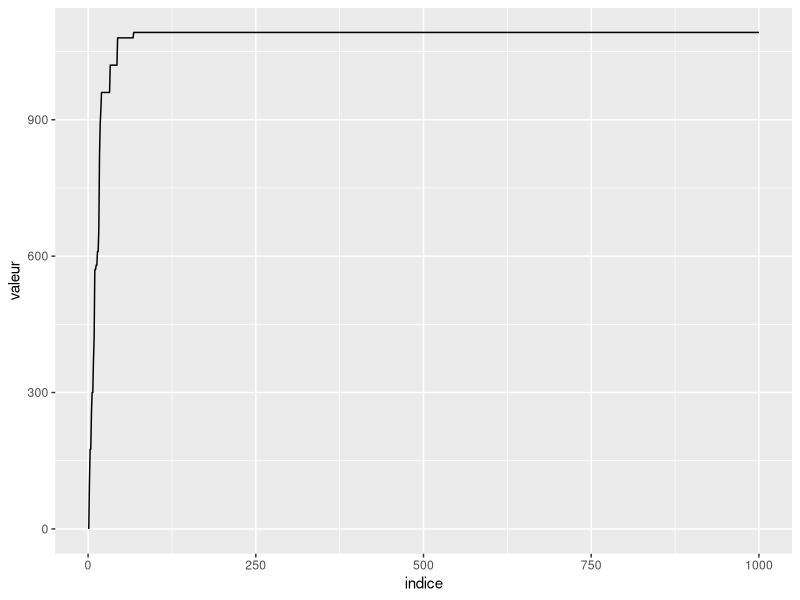
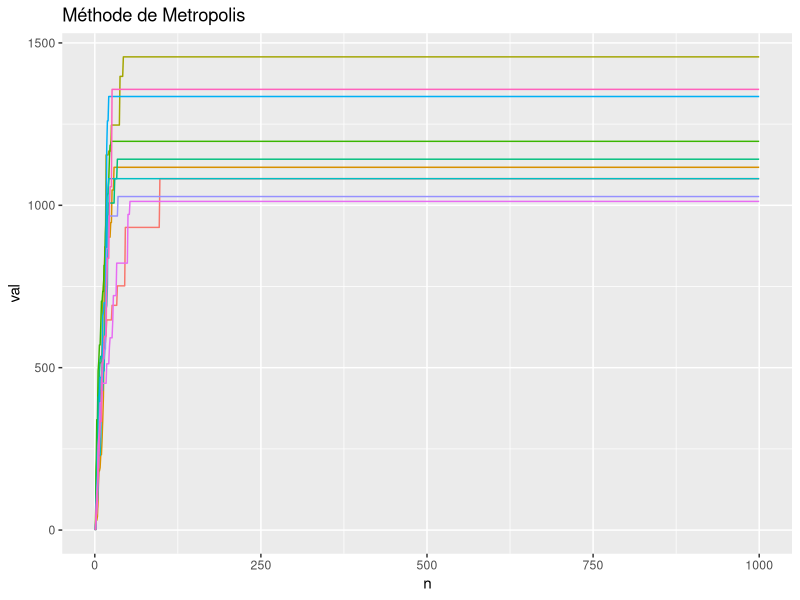
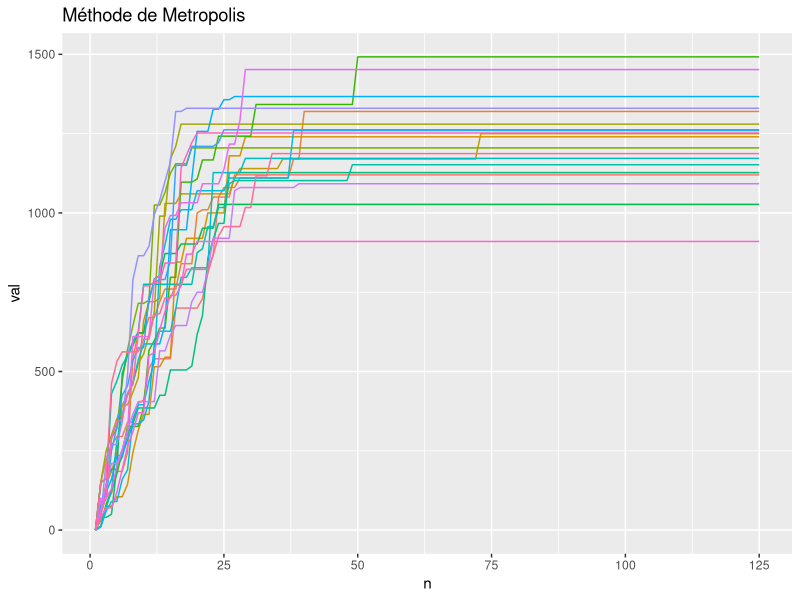
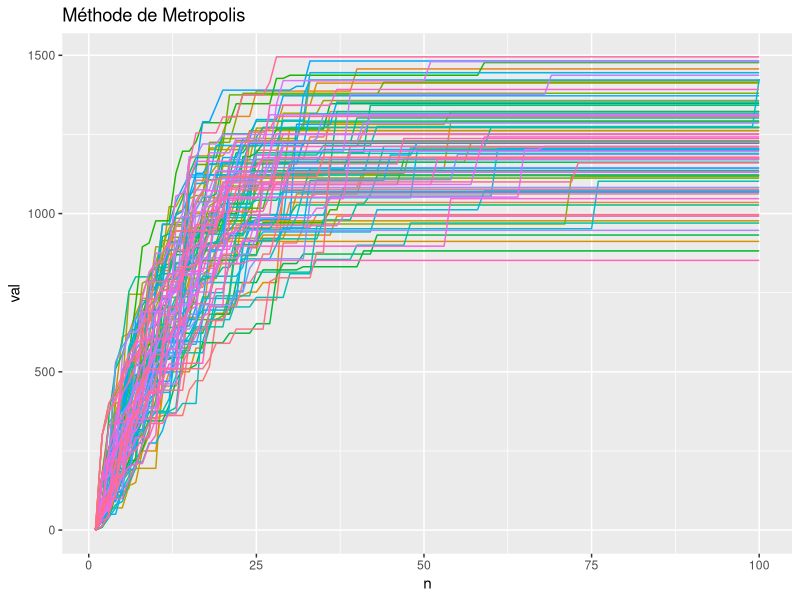
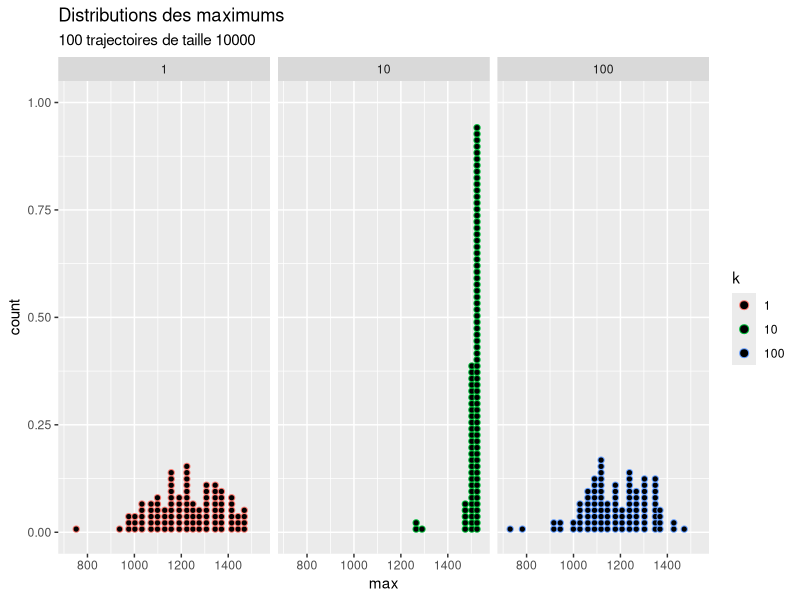
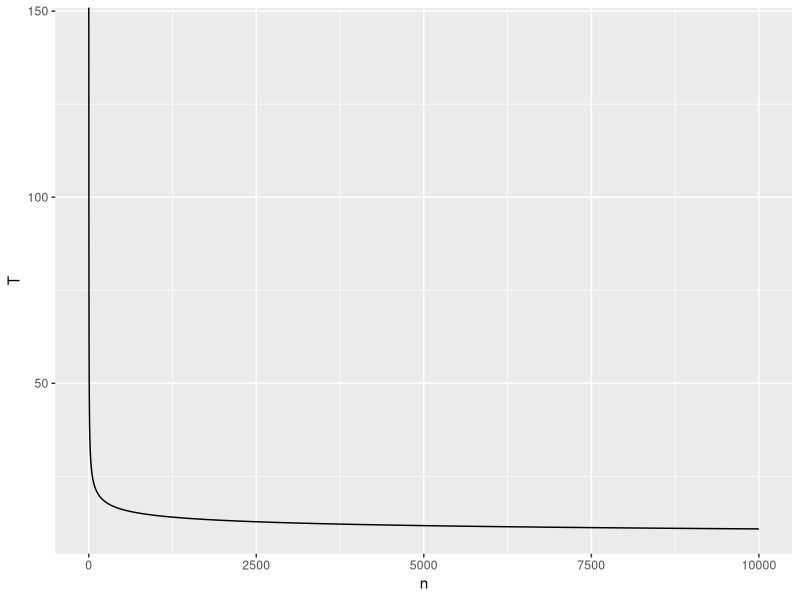
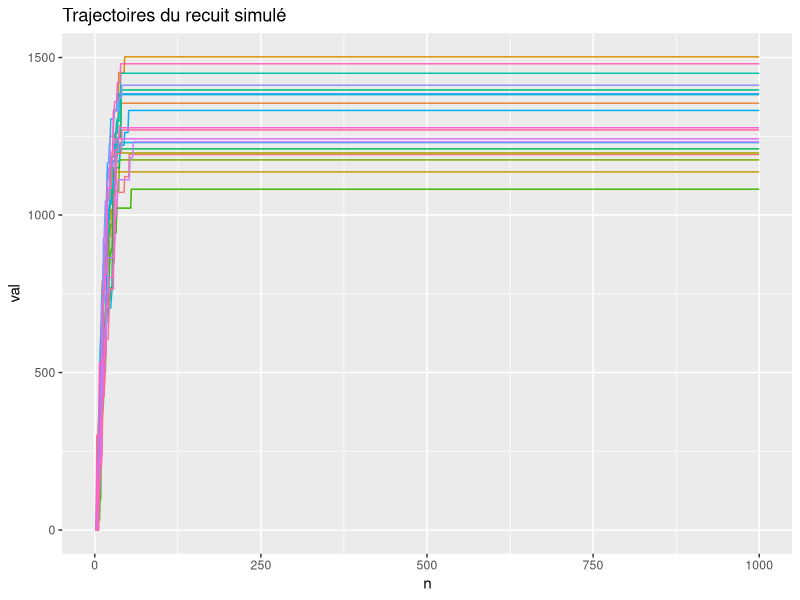

Source code (R) for these figures, in order: (Note: a time limit stopped this script after it produced the figures.)
## ---- chunk 1
library(tidyverse) # plotting
library(purrr)     # functional programming
library(pracma)    # linspace, meshgrid type functions
## ---- chunk 2
# A partir d'une configuration \sigma, proposer \sigma' en modifiant aleatoirement l'un des
# \sigma_i par (1 - \sigma_i)
propose_sigma_prime <- function(sig) {

    n <- length(sig)
    i <- sample(1:n, 1)

    sig[i] <- 1 - sig[i]
    sig
}
## ---- chunk 3
# Return the total weight of the items carried
total_weight <- function(sig, poids) { sum(sig * poids) }

# Return the total value of the items carried
total_valeur <- function(sig, valeur) { sum(sig * valeur) }
## ---- chunk 4
# En sachant que \pi(\sigma') / \pi(\sigma) = exp(V_{\sigma'} - V_\sigma),
# On calcule le taux d'acceptation
#' @param
#' sig       \sigma actuel
#' sig_prime \sigma propose
#' valeurs   un vecteurs des valeurs correspondant aux objets signalés par \sigma
taux_accept <- function(sig, sig_prime, valeurs, k = 1) {
    Vsig  <- total_valeur(sig, valeurs)
    Vsigp <- total_valeur(sig_prime, valeurs)
    min(exp((Vsigp - Vsig) / k), 1)
}
## ---- chunk 5
next_sigma <- function(sig, poids, valeurs, P, k = 1) {

    sig_prime <- propose_sigma_prime(sig)

    if (total_weight(sig_prime, poids) > P) {
        return(sig)
    }

    r <- taux_accept(sig, sig_prime, valeurs, k)

    if (runif(1) < r) {
        # Then we accept sig_prime
        return(sig_prime)
    } else {
        # We keep sig
        return(sig)
    }
}
## ---- chunk 6
item <- c("map", "water", "sandwich", "glucose", "tin", "banana", "apple", "cheese",
          "beer", "suntan_cream", "camera", "T-shirts", "trousers", "umbrella",
          "waterproof_trousers", "waterproof_overclothes", "note-case", "sunglasses", "towel",
          "socks", "book")
p <- c(0.05, 1, 0.7, 0.1, 0.5, 0.2, 0.3, 0.4, 0.5, 0.3, 1, 0.8, 0.4, 0.7, 0.4, 0.3, 0.4, 0.1, 0.3, 0.4, 0.7)
v <- c(150, 300, 160, 60, 45, 60, 40, 30, 180, 70, 30, 100, 10, 40, 70, 75, 50, 80, 12, 50, 30)
P <- 7
n_it <- 1e3
n_items <- length(item)
## ---- chunk 7
sim_traj <- function(n, k = 1) {
    sigma0 <- rep(0, n_items)
    traj <- list(sigma0)

    for (i in 2:n) {
        traj[[i]] <- next_sigma(traj[[i - 1]], p, v, P, k)
    }

    traj
}
## ---- chunk 8
sim_traj_valeur <- function(n, k = 1) {

    traj <- sim_traj(n, k)
    val <- map_dbl(traj, total_valeur, v)

    list(t = traj, v = val)
}

## ---- chunk 9
n <- 1000
n_traj <- 20

val_traj <- sim_traj_valeur(n)

tibble(ind = 1:n, vals = val_traj$v) |>
    ggplot(aes(ind, vals)) +
    geom_line() +
    labs(x = "indice", y = "valeur")
## ---- chunk 10
plot_traj_val <- function(n, n_traj, k = 1) {

    traj_1 <- sim_traj_valeur(n, k)
    # First we want to store the trajectories in a tibble
    df <- tibble(ind = 1:n, val = traj_1$v)

    # Now we want to add trajectories 2 through n_traj
    for (i in (seq_len(n_traj - 1) + 1)) {
        t <- sim_traj_valeur(n)
        df <- add_column(df, t$v, .name_repair = "unique")
    }

    # Here we rename the columns
    new_names <- c("n", as.character(1:n_traj))
    names(df) <- new_names

    # And pivot to a longer data frame
    df <- df |> pivot_longer(2:(n_traj + 1), names_to = "traj", values_to = "val")
    df |> ggplot(aes(n, val, col = traj)) + geom_line() + theme(legend.position = "none") +
    labs(title = "Méthode de Metropolis")

}
## ---- chunk 11
plot_traj_val(1000, 10)
## ---- chunk 12
plot_traj_val(125, 20)
## ---- chunk 13
set.seed(10)
plot_traj_val(100, 100)
## ---- chunk 14
# Get the n indice of the max value in a val_traj
get_max_val <- function(n) {

    val_traj <- sim_traj_valeur(n)
    max_val <- max(val_traj$v)
    i_max <- purrr::detect_index(val_traj$v, function(x) { x == max_val })

    list(max = max_val, i = i_max, sigma = val_traj$t[[i_max]])
}
## ---- chunk 15
mv <- get_max_val(1000); mv
## ---- chunk 16
item[as.logical(mv$sigma)]
## ---- chunk 17
total_weight(mv$sigma, p)
## ---- chunk 18
# Now re run this algorithm 100 times with n = 1e5.
# to figure out the max of all max values

n_traj <- 1e3
n <- 1e2

max_val_traj <- list()

for (i in 1:n_traj) {
    max_val_traj[[i]] <- get_max_val(n)
}

# Now extract the max values
max_vals <- map_dbl(max_val_traj, function(traj) { traj$max } )
max_sigmas <- map(max_val_traj, function(traj) { traj$sigma } )

# The MAX value that I can get is 1532
# Let's find the index of the max max val

# Function factory
equals <- function(k) {
    function(x) {
        x == k
    }
}

i_max <- detect_index(max_vals, equals(max(max_vals)))
winning_configuration <- max_sigmas[[i_max]]

list(
        val = total_valeur(winning_configuration, v),
        p = total_weight(winning_configuration, p),
        items = item[as.logical(winning_configuration)]
    )

## ---- chunk 19
# Let's check out the distributions of the means

get_max_metropolis <- function(n_traj, n, k) {
    map_dbl(rep(n, n_traj), function(n) {
      traj <- sim_traj_valeur(n, k)
      traj$v[[n]]
    })
}
## ---- chunk 20
n_traj <- 100
n <- 10000

val_1 <- get_max_metropolis(n_traj, n, 1)
val_10 <- get_max_metropolis(n_traj, n, 10)
val_100 <- get_max_metropolis(n_traj, n, 100)

df <- tibble(`1` = val_1, `10` = val_10, `100` = val_100)
df <- df |> pivot_longer(1:3, names_to = "k", values_to = "max")

df |> ggplot(aes(max, col = k)) + geom_dotplot() + facet_wrap(~k) + labs(title = "Distributions des maximums", subtitle = "100 trajectoires de taille 10000")

## ---- chunk 21

temp_fn <- function(n) {
    100 / log(n)
}
## ---- chunk 22
tibble(n = 1:10000, T = map_dbl(1:10000, temp_fn)) |> ggplot(aes(n, T)) + geom_line()

## ---- chunk 23
taux_accept_recuit <- function(sig, sig_prime, valeur, T) {
    min(exp((total_valeur(sig, valeur) - total_valeur(sig_prime, valeur)) / T), 1)
}
## ---- chunk 24
# We use the same method to sample the next value
# We reject if the total weight is larger than P
# The probability of acceptance will now be
# P(\sigma, \sigma', T) instead of just P(\sigma, \sigma')
#' @param
#' n index used to compute the temperature function
next_sigma_recuit <- function(sig, poids, valeur, n, P) {

    sig_prime <- propose_sigma_prime(sig)

    if (total_weight(sig_prime, poids) > P) {
        return(sig)
    }

    r <- taux_accept_recuit(sig, sig_prime, valeur, temp_fn(n))

    if (runif(1) < r) {
        # Then we accept sig_prime
        return(sig)
    } else {
        # We keep sig
        return(sig_prime)
    }

}

sim_traj_recuit <- function(n) {
    sigma0 <- rep(0, n_items)
    traj <- list(sigma0)

    for (i in 2:n) {
        traj[[i]] <- next_sigma_recuit(traj[[i - 1]], p, v, i - 1, P)
    }

    traj
}

sim_traj_valeur_recuit <- function(n) {

    traj <- sim_traj_recuit(n)
    val <- map_dbl(traj, total_valeur, v)

    list(t = traj, v = val)
}

val_traj <- sim_traj_valeur_recuit(1000)

# Get the n indice of the max value in a val_traj
get_max_val_recuit <- function(n) {

    val_traj <- sim_traj_valeur_recuit(n)
    max_val <- max(val_traj$v)
    i_max <- detect_index(val_traj$v, function(x) { x == max_val })

    list(max = max_val, i = i_max, sigma = val_traj$t[[i_max]])
}

plot_traj_val_recuit <- function(n, n_traj) {

    traj_1 <- sim_traj_valeur_recuit(n)
    # First we want to store the trajectories in a tibble
    df <- tibble(ind = 1:n, val = traj_1$v)

    # Now we want to add trajectories 2 through n_traj
    for (i in (seq_len(n_traj - 1) + 1)) {
        t <- sim_traj_valeur_recuit(n)
        df <- add_column(df, t$v, .name_repair = "unique")
    }

    # Here we rename the columns
    new_names <- c("n", as.character(1:n_traj))
    names(df) <- new_names

    # And pivot to a longer data frame
    df <- df |> pivot_longer(2:(n_traj + 1), names_to = "traj", values_to = "val")
    df |>
        ggplot(aes(n, val, col = traj)) +
        geom_line() +
        theme(legend.position = "none") +
        labs(title = "Trajectoires du recuit simulé")

}

get_max_recuit <- function(n_traj, n) {
    map_dbl(rep(n, n_traj), function(n) {
      traj <- sim_traj_valeur_recuit(n)
      traj$v[[n]]
    })
}
## ---- chunk 25
plot_traj_val_recuit(1000, 20)
## ---- chunk 26
n_traj <- 100
n <- 10000

max_values <- get_max_metropolis(n_traj, n, 1)
max_values_recuit <- get_max_recuit(n_traj, n)
## ---- chunk 27
df <- tibble(Metropolis = max_values, Recuit_Simule = max_values_recuit)
df <- df |> pivot_longer(1:2, names_to = "Algorithme", values_to = "max")
hist(max_values, main ="Metropolis")
summary(max_values)

hist(max_values_recuit, main = "Recuit Simulé")
summary(max_values_recuit)

df |> ggplot(aes(max, col = Algorithme)) + geom_density()

## ---- chunk 28
n_met <- sum(max_values == 1532); n_met; n_met / n_traj
n_rec <- sum(max_values_recuit == 1532); n_rec; n_rec / n_traj
## ---- chunk 29
n_traj <- 1e3
n <- 1e2

max_val_traj <- list()
for (i in 1:n_traj) {
    max_val_traj[[i]] <- get_max_val_recuit(n)
}

# Now extract the max values
max_vals <- map_dbl(max_val_traj, function(traj) { traj$max } )
max_sigmas <- map(max_val_traj, function(traj) { traj$sigma } )

i_max <- detect_index(max_vals, equals(max(max_vals)))
winning_configuration <- max_sigmas[[i_max]]

list(
        val = total_valeur(winning_configuration, v),
        p = total_weight(winning_configuration, p),
        items = item[as.logical(winning_configuration)]
    )
## ---- chunk 30
m <- 20
n_rec <- 10
n_gen <- 100


get_init_config <- function(n_rec) {
    traj <- sim_traj_recuit(n_rec)
    traj[[n_rec]] # extract the final configuration of a trajectory
}

# Generate m initial configurations running the simulated annealing algorithm
get_init_configs <- function(m, n_rec) {
    init_configs <- list()
    for (i in 1:m) {
        init_configs[[i]] <- get_init_config(n_rec)
    }
    init_configs
}
## ---- chunk 31
get_init_configs(10, 100)
## ---- chunk 32
# Given a list of m current configs, choose the one with the best value
get_best_config <- function(list_configs) {

    # Calculate the values of each config
    vals <- map_dbl(list_configs, total_valeur, v)
    # Compute the max value and find the first index of the max
    m_val <- max(vals)
    imax <- detect_index(vals, equals(m_val))

    list_configs[[imax]]
}
## ---- chunk 33
get_next_sigma_gen <- function(sig, best, poids) {

    sig_prime <- propose_sigma_prime(sig)

    if (runif(1) < 0.5) {
        return(best)
    } else {
        if (total_weight(sig_prime, poids) > P) {
            return(sig)
        } else {
            return(sig_prime)
        }
    }
}
## ---- chunk 34
sim_traj_gen <- function(m, n_gen, n_rec_initial = 20) {

    M <- list(get_init_configs(m, n_rec_initial))

    # Now for each step, get the best configuration from the m current configurations
    for (i in (seq_len(n_gen - 1) + 1)) {

        best_config <- get_best_config(M[[i - 1]])

        current_gen <- M[[i - 1]]
        next_gen <- list()

        # Now for each specimen in the generation,
        for (j in 1:m) {
            next_gen[[j]] <- get_next_sigma_gen(current_gen[[j]], best_config, p)
        }

        M[[i]] <- next_gen
    }

    M
}
## ---- chunk 35
best_gen_vals <- function(m, n, n_rec = 20) {
    M = sim_traj_gen(m, n, n_rec)
    map_dbl(M, function(traj) {
      best <- get_best_config(traj)
      total_valeur(best, v)
    })
}
## ---- chunk 36
plot_traj_val_gen <- function(m, n, n_traj, n_rec = 20) {

    traj_1 <- best_gen_vals(m, n, n_rec)
    # First we want to store the trajectories in a tibble
    df <- tibble(ind = 1:n, val = traj_1)

    # Now we want to add trajectories 2 through n_traj
    for (i in (seq_len(n_traj - 1) + 1)) {
        t <- best_gen_vals(m, n, n_rec)
        df <- add_column(df, t, .name_repair = "unique")
    }

    # Here we rename the columns
    new_names <- c("n", as.character(1:n_traj))
    names(df) <- new_names

    # And pivot to a longer data frame
    df <- df |> pivot_longer(2:(n_traj + 1), names_to = "traj", values_to = "val")
    df |>
        ggplot(aes(n, val, col = traj)) +
        geom_line() +
        theme(legend.position = "none") +
        labs(title = "Trajectoires génétiques")

}
## ---- chunk 37
plot_traj_val_gen(m = 100, n = 100, n_traj = 100)
## ---- chunk 38
plot_traj_val(n = 100, n_traj = 100)
## ---- chunk 39
plot_traj_val_recuit(n = 100, n_traj = 100)
## ---- chunk 40
# Let's try and get a histogram of the distributions
# For 1000 traj

n_traj <- 100
m <- 100
n <- 1000

get_max_gen <- function(m, n, n_traj) {

    means <- rep(0, n_traj)
    for (i in 1:n_traj) {
        traj <- best_gen_vals(m, n)
        means[i] <- traj[n]
    }

    means

}

## ---- chunk 41
max_vals_gen <- get_max_gen(m, n, n_traj)
max_vals_rec <- get_max_recuit(n_traj, n)
max_vals_met <- get_max_metropolis(n_traj, n, 1)

df <- tibble(metropolis = max_vals_met, recuit = max_vals_rec, genetique = max_vals_gen)

df <- df |> pivot_longer(1:3, names_to = "algorithme", values_to = "valeur")

df |> ggplot(aes(valeur, col = algorithme)) + geom_boxplot(aes(fill = algorithme), alpha = 0.5) +
  labs(title = "Boxplot des valeurs maximums", subtitle = "sur 100 trajectoires de taille 1000")
